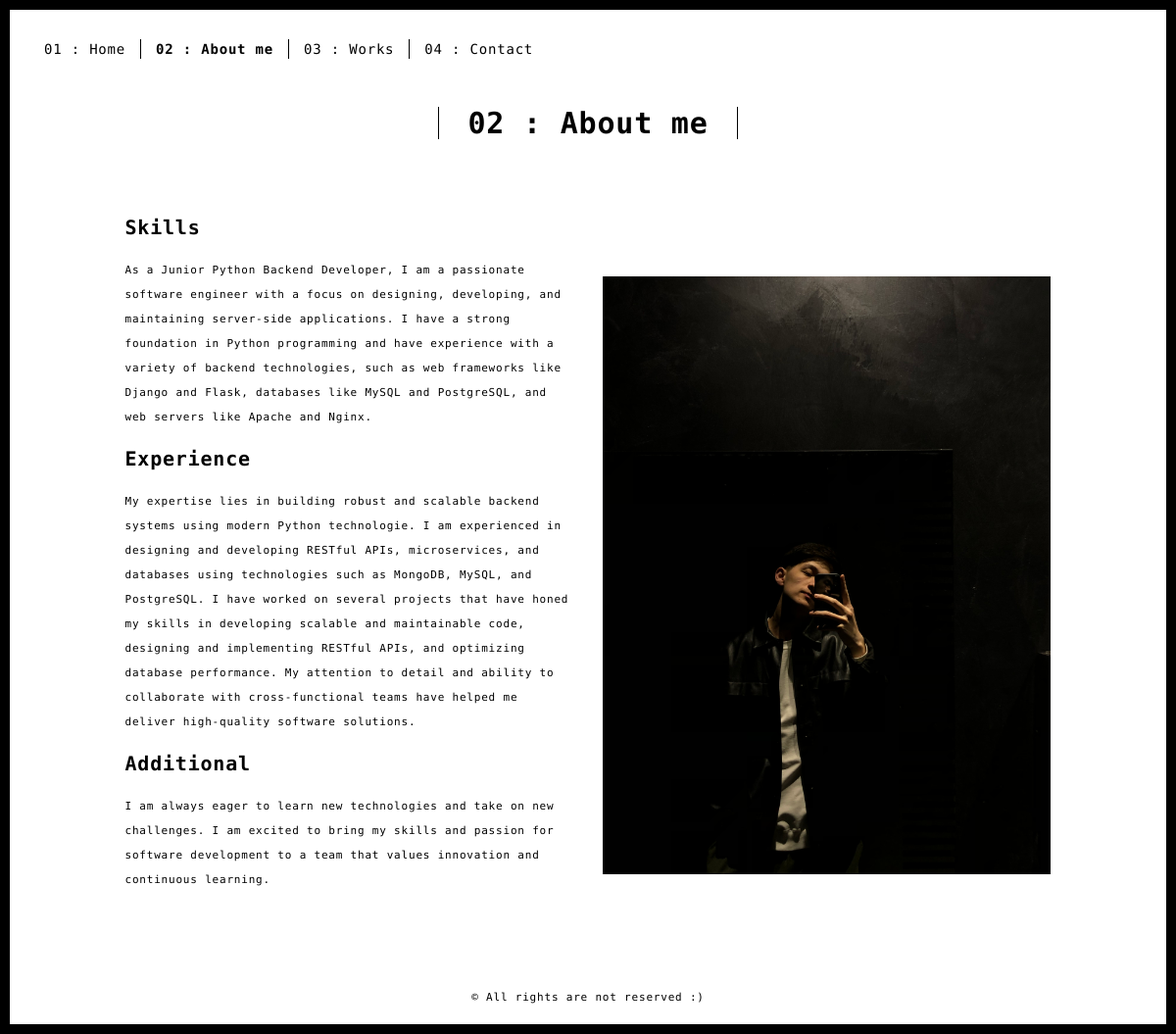
Page /about/ on the earlier database version.
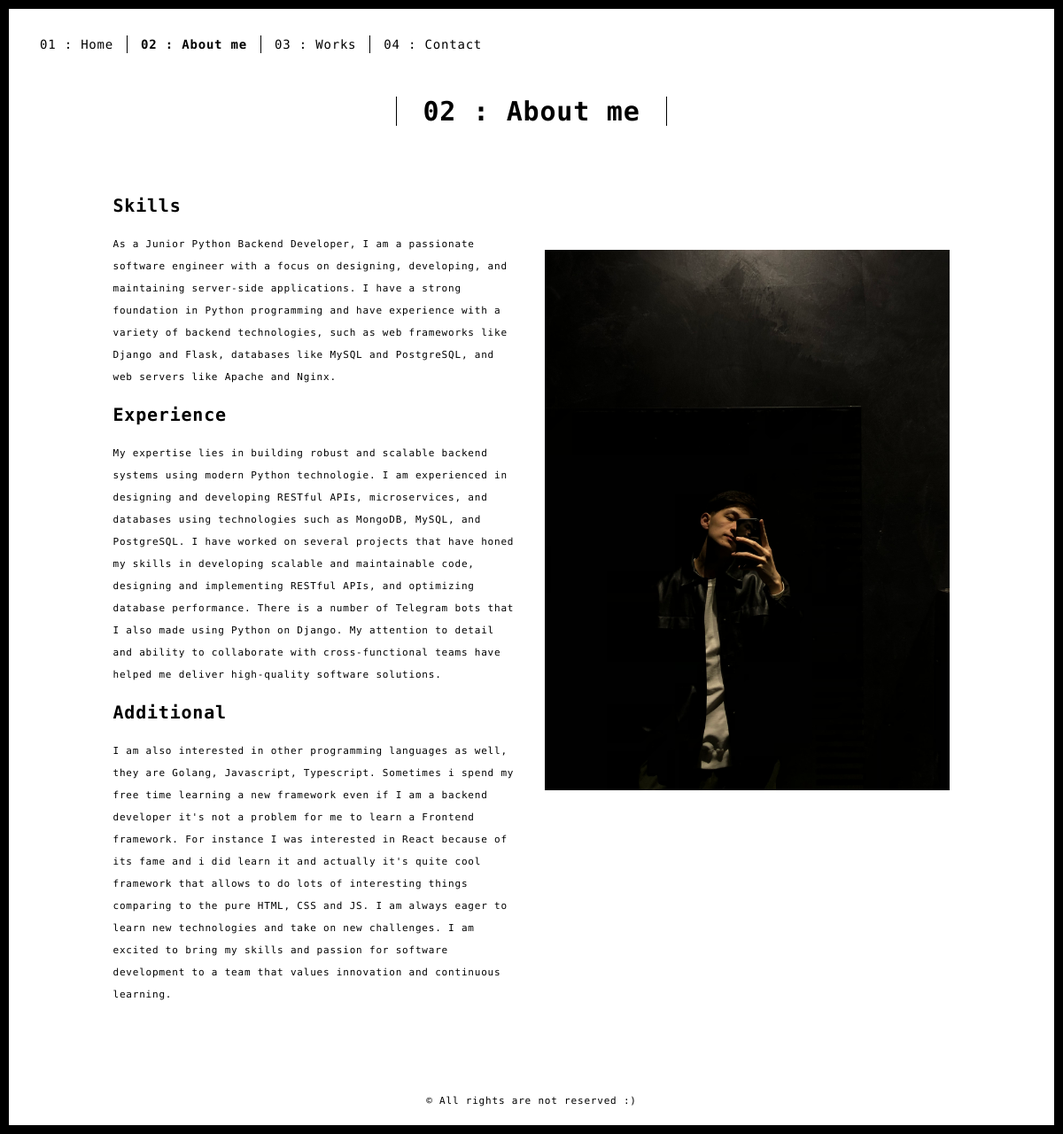
Same page on the later database version.
### main/models.py (models this page shows, shortened)
class About(models.Model):
    picture = models.ImageField(("picture"), upload_to='profile', null=True)
    skills = models.TextField(("skills"))
    experience = models.TextField(("experience"))
    additional = models.TextField(("additional"))
    class Meta:
        verbose_name = ("About")
        verbose_name_plural = ("About")

### main/views.py (the view)
# urls.py: path('about/', about, name='about'),
def about(request):
    context = {
        'about': About.objects.get(id=1)
    }
    return render(request, 'about.html', context=context)

### templates/about.html (shortened to what this page needs)
{% extends 'base.html' %}
{% load static %}
{% block content %}
<body class="">
<div id="site-border-left"></div>
<div id="site-border-right"></div>
<div id="site-border-top"></div>
<div id="site-border-bottom"></div>
<header>
  <nav class="navbar  navbar-fixed-top navbar-default">
    <div class="container">
      <div class="collapse navbar-collapse" id="navbar-collapse">
        <ul class="nav navbar-nav ">
          <li><a href="{% url 'home' %}" title="">01 : Home</a></li>
          <li><a href="{% url 'about' %}"  class='active'  title="">02 : About me</a></li>
          <li><a href="{% url 'works' %}" title="">03 : Works</a></li>
          <li><a href="{% url 'contact' %}" title="">04 : Contact</a></li>
        </ul>
      </div>
    </div>
  </nav>
</header>
<div class="section-container">
    <div class="container">
      <div class="row">
        <div class="col-xs-12">
          <div class="section-container-spacer text-center">
            <h1 class="h2">02 : About me</h1>
          </div>
          <div class="row">
            <div class="col-md-10 col-md-offset-1">
              <div class="row">
                <div class="col-xs-12 col-md-6">
                  <h3>Skills</h3>
                  <p>{{about.skills}}</p>
                  <h3>Experience</h3>
                  <p>{{about.experience}}
                  </p>
                  <h3>Additional</h3>
                  <p>
                   {{about.additional}}</p>
                </div>
                <div class="col-xs-12 col-md-6" style='margin-top: 80px;'>
                  <img src="{{about.picture.url}}" class="img-responsive" alt="">
                </div>
              </div>
            </div>
          </div>
       </div>
      </div>
    </div>
  </div>
<footer class="footer-container text-center">
  <div class="container">
    <div class="row">
      <div class="col-xs-12">
        <p>© All rights are not reserved :)</p>
      </div>
    </div>
  </div>
</footer>
{% endblock content %}

### templates/base.html (shortened to what this page needs)
{% load static %}
<!DOCTYPE html>
<html lang="en">
<head>
<link href="{% static 'main.3f6952e4.css' %}" rel="stylesheet">
<link rel="stylesheet" href="{% static 'style.css' %}">
</head>
{% block content %}{% endblock content %}
<script type="text/javascript" src="{% static 'main.70a66962.js' %}"></script></body>
</html>

Differences in the rows shown:
changed About: experience "…and optimizing database performance. My attention to detail…" → "…and optimizing database performance. There is a number of Telegram bots that I also made using Python on Django. My attention to detail…"; additional "I am always eager to learn…" → "I am also interested in other programming languages as well, they are Golang, Javascript, Typescript. Sometimes i spend my free time learning a new framework even if I am a backend developer it's not a problem for me to learn a Frontend framework. For instance I was interested in React because of its fame and i did learn it and actually it's quite cool framework that allows to do lots of interesting things comparing to the pure HTML, CSS and JS. I am always eager to learn…"
